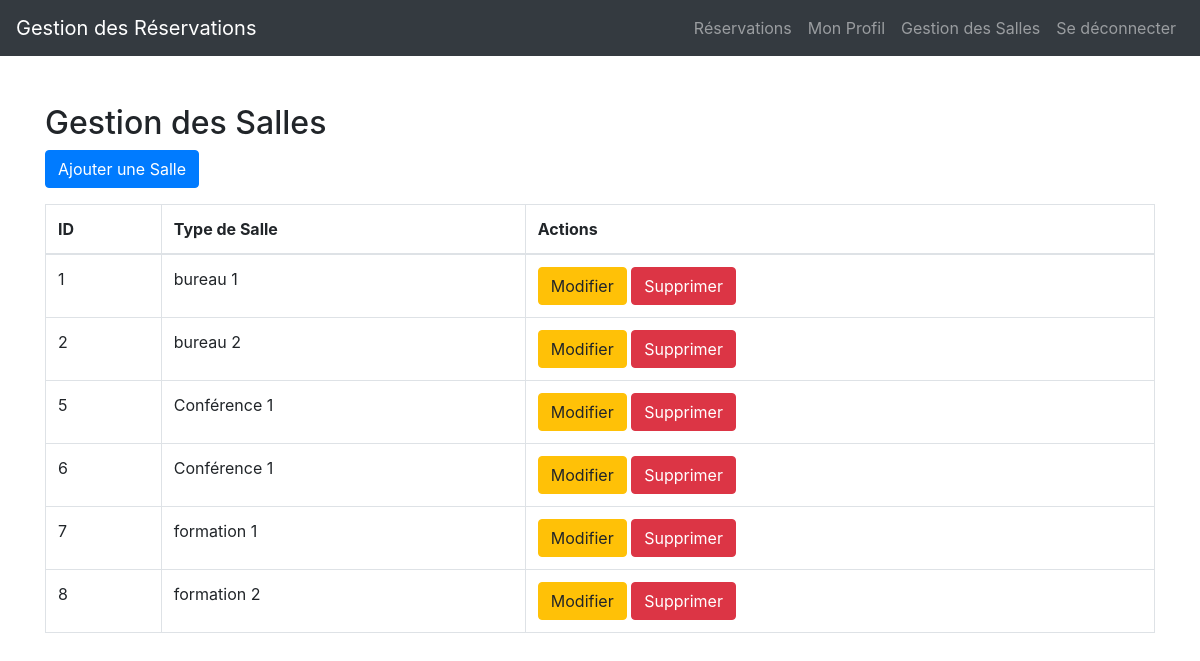
The page /app/gestion_salles.php (signed in) on the database its author committed.
### tables this page shows
CREATE TABLE `salle` (
  `capacite` int(11) NOT NULL,
  `num_salle` bigint(20) NOT NULL,
  `type_salle` varchar(255) DEFAULT NULL
);

### app/gestion_salles.php (the view, shortened to what this page needs)
<?php
include 'connexion.php';
$sql = "SELECT * FROM salle";
$stmt = $pdo->prepare($sql);
$stmt->execute();
$salles = $stmt->fetchAll(PDO::FETCH_ASSOC);
?>
<!DOCTYPE html>
<html lang="fr">
<head>
    <link href="https://stackpath.bootstrapcdn.com/bootstrap/4.5.2/css/bootstrap.min.css" rel="stylesheet">
</head>
<body>
    <nav class="navbar navbar-expand-lg navbar-dark bg-dark">
        <a class="navbar-brand" href="index.php">Gestion des Réservations</a>
        <div class="collapse navbar-collapse" id="navbarNav">
            <ul class="navbar-nav ml-auto">
                <li class="nav-item"><a class="nav-link" href="reservations.php">Réservations</a></li>
                <li class="nav-item"><a class="nav-link" href="profile.php">Mon Profil</a></li>
                <?php if ($_SESSION['role'] === 'ADMIN'): ?>
                    <li class="nav-item"><a class="nav-link" href="gestion_salles.php">Gestion des Salles</a></li>
                <?php endif; ?>
                <li class="nav-item"><a class="nav-link" href="logout.php">Se déconnecter</a></li>
            </ul>
        </div>
    </nav>
    <div class="container mt-5">
        <h2>Gestion des Salles</h2>
        <button class="btn btn-primary mb-3" data-toggle="modal" data-target="#addModal">Ajouter une Salle</button>
        <table class="table table-bordered">
            <thead>
                <tr>
                    <th>ID</th>
                    <th>Type de Salle</th>
                    <th>Actions</th>
                </tr>
            </thead>
            <tbody>
                <?php foreach ($salles as $salle): ?>
                    <tr>
                        <td><?php echo htmlspecialchars($salle['num_salle']); ?></td>
                        <td><?php echo htmlspecialchars($salle['type_salle']); ?></td>
                        <td>
                            <button class="btn btn-warning edit-btn" data-id="<?php echo $salle['num_salle']; ?>" data-type="<?php echo htmlspecialchars($salle['type_salle']); ?>" data-toggle="modal" data-target="#editModal">Modifier</button>
                            <a href="delete_salle.php?id=<?php echo $salle['num_salle']; ?>" class="btn btn-danger" onclick="return confirm('Êtes-vous sûr de vouloir supprimer cette salle ?');">Supprimer</a>
                        </td>
                    </tr>
                <?php endforeach; ?>
            </tbody>
        </table>
    </div>
</body>
</html>

### rows shown on the page
salle: num_salle "1", type_salle "bureau 1"
salle: num_salle "2", type_salle "bureau 2"
salle: num_salle "5", type_salle "Conférence 1"
salle: num_salle "6", type_salle "Conférence 1"
salle: num_salle "7", type_salle "formation 1"
salle: num_salle "8", type_salle "formation 2"
